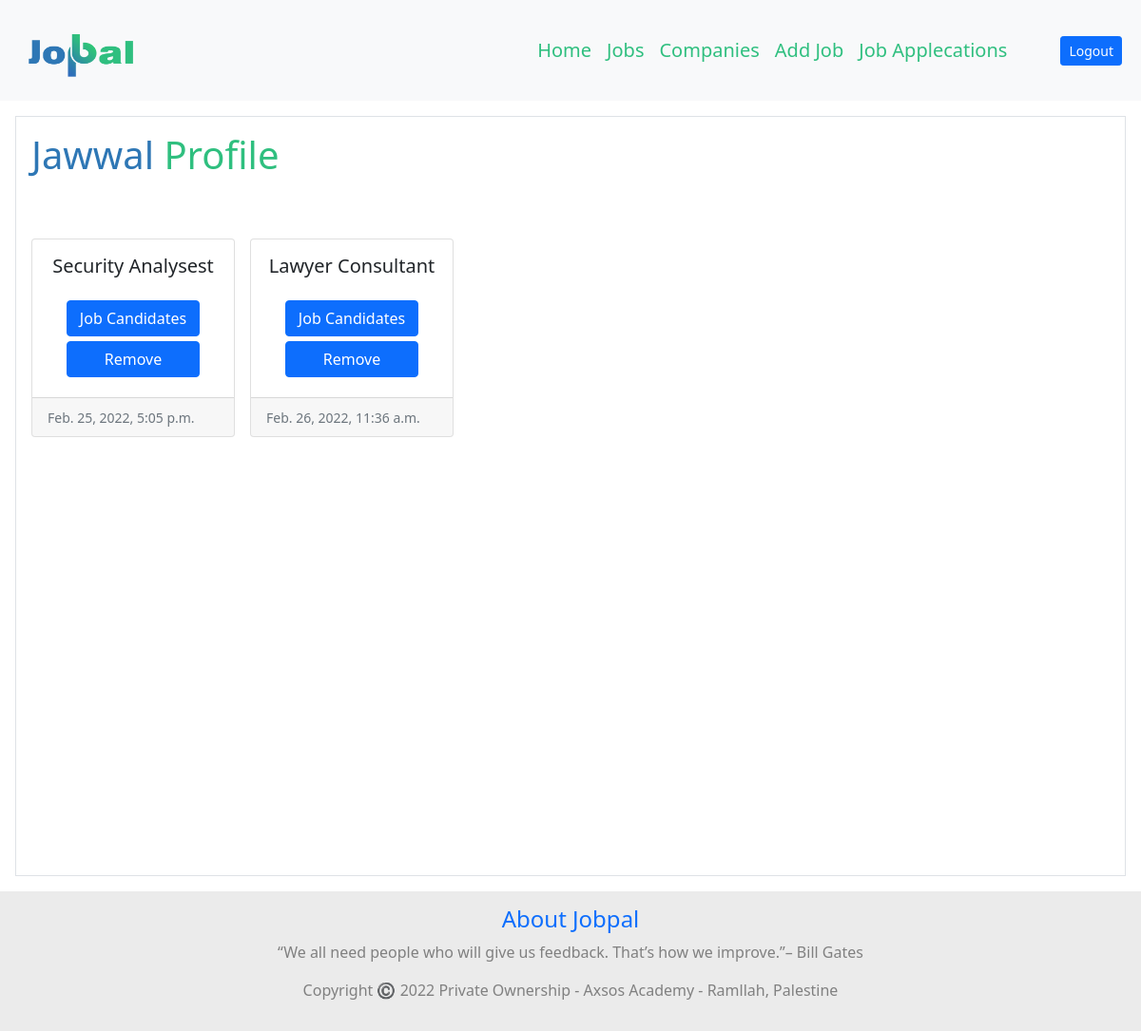
Page /company_jobs (signed in) on the committed database.
### log_reg/models.py (models this page shows)
class Company(models.Model):
    company_name=models.CharField(max_length=90)
    location=models.CharField(max_length=90)
    desc=models.TextField()
    email=models.CharField(max_length=90)
    category=models.CharField(max_length=90)
    password=models.CharField(max_length=90)
    created_at = models.DateTimeField(auto_now_add=True)
    updated_at = models.DateTimeField(auto_now=True)
    objects = CompanyManager()

### jobpal_app/models.py (models this page shows)
class Job(models.Model):
    title=models.CharField(max_length=90)
    desc=models.TextField()
    location=models.CharField(max_length=95)
    category=models.CharField(max_length=90)
    user_job = models.ManyToManyField(User, related_name="jobs")
    company_job=models.ForeignKey(Company, related_name="add_job", on_delete = models.CASCADE)
    created_at = models.DateTimeField(auto_now_add=True)
    updated_at = models.DateTimeField(auto_now=True)
    objects = JobManager()

### jobpal_app/views.py (the view)
# urls.py: path('company_jobs', views.company_jobs),
def company_jobs(request):
    this_company=Company.objects.get(id = request.session['company_id'])
    context={
        'all_jobs':Job.objects.filter(company_job=this_company),
        'this_company':this_company
    }
    return render (request,'company_added_jobs.html',context)

### jobpal_app/templates/company_added_jobs.html (shortened to what this page needs)
<!DOCTYPE html>
<html lang="en">
<head>
	{% load static %}
	<link href="https://cdn.jsdelivr.net/npm/bootstrap@5.1.3/dist/css/bootstrap.min.css" rel="stylesheet"
 />
</head>
<body>
    <nav class="navbar navbar-expand-lg navbar-light bg-light p-2">
        <div class="container-fluid">
            <a class="navbar-brand me-5" href="/"><img
                    src="{% static 'img\Untitled-1 copy.png' %}"
                    alt="logo" style="width: 130px; height: 80px;"></a>
            <div class="collapse navbar-collapse justify-content-end" id="navbarNav">
                <ul class="navbar-nav">
                    <li class="nav-item">
                        <a class="nav-link active" aria-current="page" href="/"
                            style="color: #2FBF7F; font-size: 20px;">Home</a>
                    </li>
                    <li class="nav-item">
                        <a class="nav-link" href="/jobs" style="color: #2FBF7F; font-size: 20px;">Jobs</a>
                    </li>
                    <li class="nav-item">
                        <a class="nav-link" href="/companies" style="color: #2FBF7F; font-size: 20px;">Companies</a>
                    </li>
                    {% if request.session.company_id %}
                    <li class="nav-item">
                        <a class="nav-link" href="/add_job" style="color: #2FBF7F; font-size: 20px;">Add Job</a>
                    </li>
                    <li class="nav-item">
                        <a class="nav-link" href="/company_jobs" style="color: #2FBF7F; font-size: 20px;">Job Applecations</a>
                    </li>
                    {% endif %}
                </ul>
            </div>
                <div class="dropdown">
                {% if request.session.user_id or request.session.company_id %}
                    <a class="btn btn-primary  btn-sm ms-5 " href="/logout" role="button" id="dropdownMenuLink"
                     aria-expanded="false">
                   Logout</a>
                {% endif %}
            </div>
        </div>
    </nav>
	<div class="container-lg-fluid m-3 p-3 border" style="height: 100vh;">
		<div class="col-4"><h1  style="color:#2E77B5;">{{this_company.company_name}} <span style="color: #2FBF7F;">Profile</span></h1></div>
		<div class="row  row-cols-2 row-cols-lg-5 g-2 g-lg-3 mt-5 " >
			{% for job in all_jobs %}
			<div class="col-3 ">
				<div class="card h-100 ">
					<div class="card-body" >
						<h5 class="card-title text-center mb-4" >{{job.title}}</h5>
                        <div style="display: flex;justify-content: space-around;flex-wrap: wrap;">
                            <form action="company_jobs/{{job.id}}" class="text-center">
                                <button type="submit" class="btn btn-primary text-center" style="width: 140px;margin-bottom: 5px;">Job Candidates</button>
                            </form>
                            <form action="delete_job/{{job.id}}" class="text-center">
                                <button type="submit" class="btn btn-primary text-center" style="width: 140px;margin-bottom: 5px;">Remove</button>
                            </form>
                        </div>
					</div>
					<div class="card-footer">
						<small class="text-muted">{{job.updated_at}}</small>
					</div>
				</div>
			</div>
			{% endfor %}
		</div>
	</div>
	<footer style="background-color:#ebebeb;padding: 15px;text-align: center;">
		<h4><a href="#" style="text-decoration: none;">About Jobpal</a></h4>
		<p style="color: gray;">“We all need people who will give us feedback. That’s how we improve.”– Bill Gates</p>
        <p style="color: gray;">Copyright ©️ 2022 Private Ownership - Axsos Academy - Ramllah, Palestine</p>
	  </footer >
</body>
</html>

### rows in the picture
Company: company_name "Jawwal"
Job: title "Security Analysest", updated_at "Feb. 25, 2022, 5:05 p.m."
Job: title "Lawyer Consultant", updated_at "Feb. 26, 2022, 11:36 a.m."
